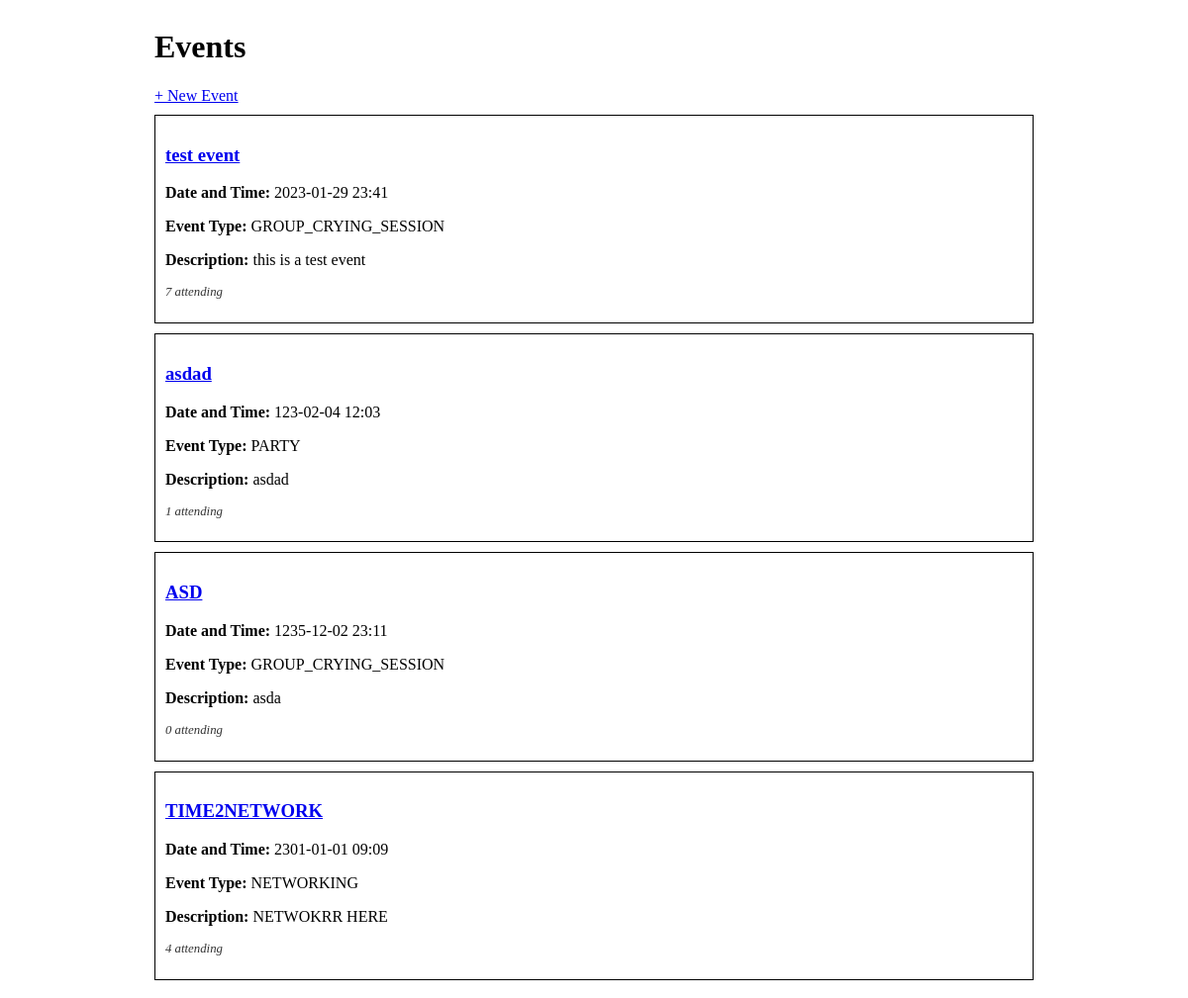
The page / on the database its author committed.
### events_app/models.py (models this page shows, shortened)
class Event(db.Model):
    id = db.Column(db.Integer, primary_key=True)
    title = db.Column(db.String(80), nullable=False)
    description = db.Column(db.String(255), nullable=False)
    date_and_time = db.Column(db.DateTime, nullable=False)
    event_type = db.Column(db.Enum(Event_Type), default=Event_Type.NETWORKING, nullable=False)
    guests = db.relationship ('Guest', secondary='event_guests', back_populates='events_attending')

### events_app/routes.py (the view)
@main.route('/')
def index():
    events = Event.query.all()
    context = {
        'events': events
    }
    return render_template('index.html', **context)

### events_app/templates/index.html
{% extends 'base.html' %}
{% block content %}
<h1>Events</h1>
<a href="/create">+ New Event</a>
{% for event in events %}
    <div class="event-container">
        <h3><a href="/event/{{event.id}}">{{event.title}}</a></h3>
        <p><strong>Date and Time:</strong> {{event.date_and_time.strftime('%Y-%m-%d %H:%M')}}</p>
        <p><strong>Event Type:</strong> {{event.event_type.name}}</p>
        <p><strong>Description:</strong> {{event.description}}</p>
        <p class="small-text">
            {{event.guests|count}} attending
        </p>
    </div>
{% endfor %}
{% endblock %}

### events_app/templates/base.html (shortened to what this page needs)
<!DOCTYPE html>
<html>
    <head>
        <link rel="stylesheet" href="/static/style.css">
    </head>
    <body>
        <div id="content">
            {% block content %}{% endblock %}
        </div>
    </body>
</html>

### events_app/static/style.css (style rules this page uses)
body { display: flex; justify-content: center; }
#content { width: 75%; }
.event-container { border: 1px solid #000; margin: 10px 0; padding: 10px; }
.small-text { font-size: 0.8em; color: #333; font-style: italic; }

### rows shown on the page
Event: title "test event", date_and_time "2023-01-29 23:41", event_type.name "GROUP_CRYING_SESSION", description "this is a test event", guests|count "7"
Event: title "asdad", date_and_time "123-02-04 12:03", event_type.name "PARTY", description "asdad", guests|count "1"
Event: title "ASD", date_and_time "1235-12-02 23:11", event_type.name "GROUP_CRYING_SESSION", description "asda", guests|count "0"
Event: title "TIME2NETWORK", date_and_time "2301-01-01 09:09", event_type.name "NETWORKING", description "NETWOKRR HERE", guests|count "4"
